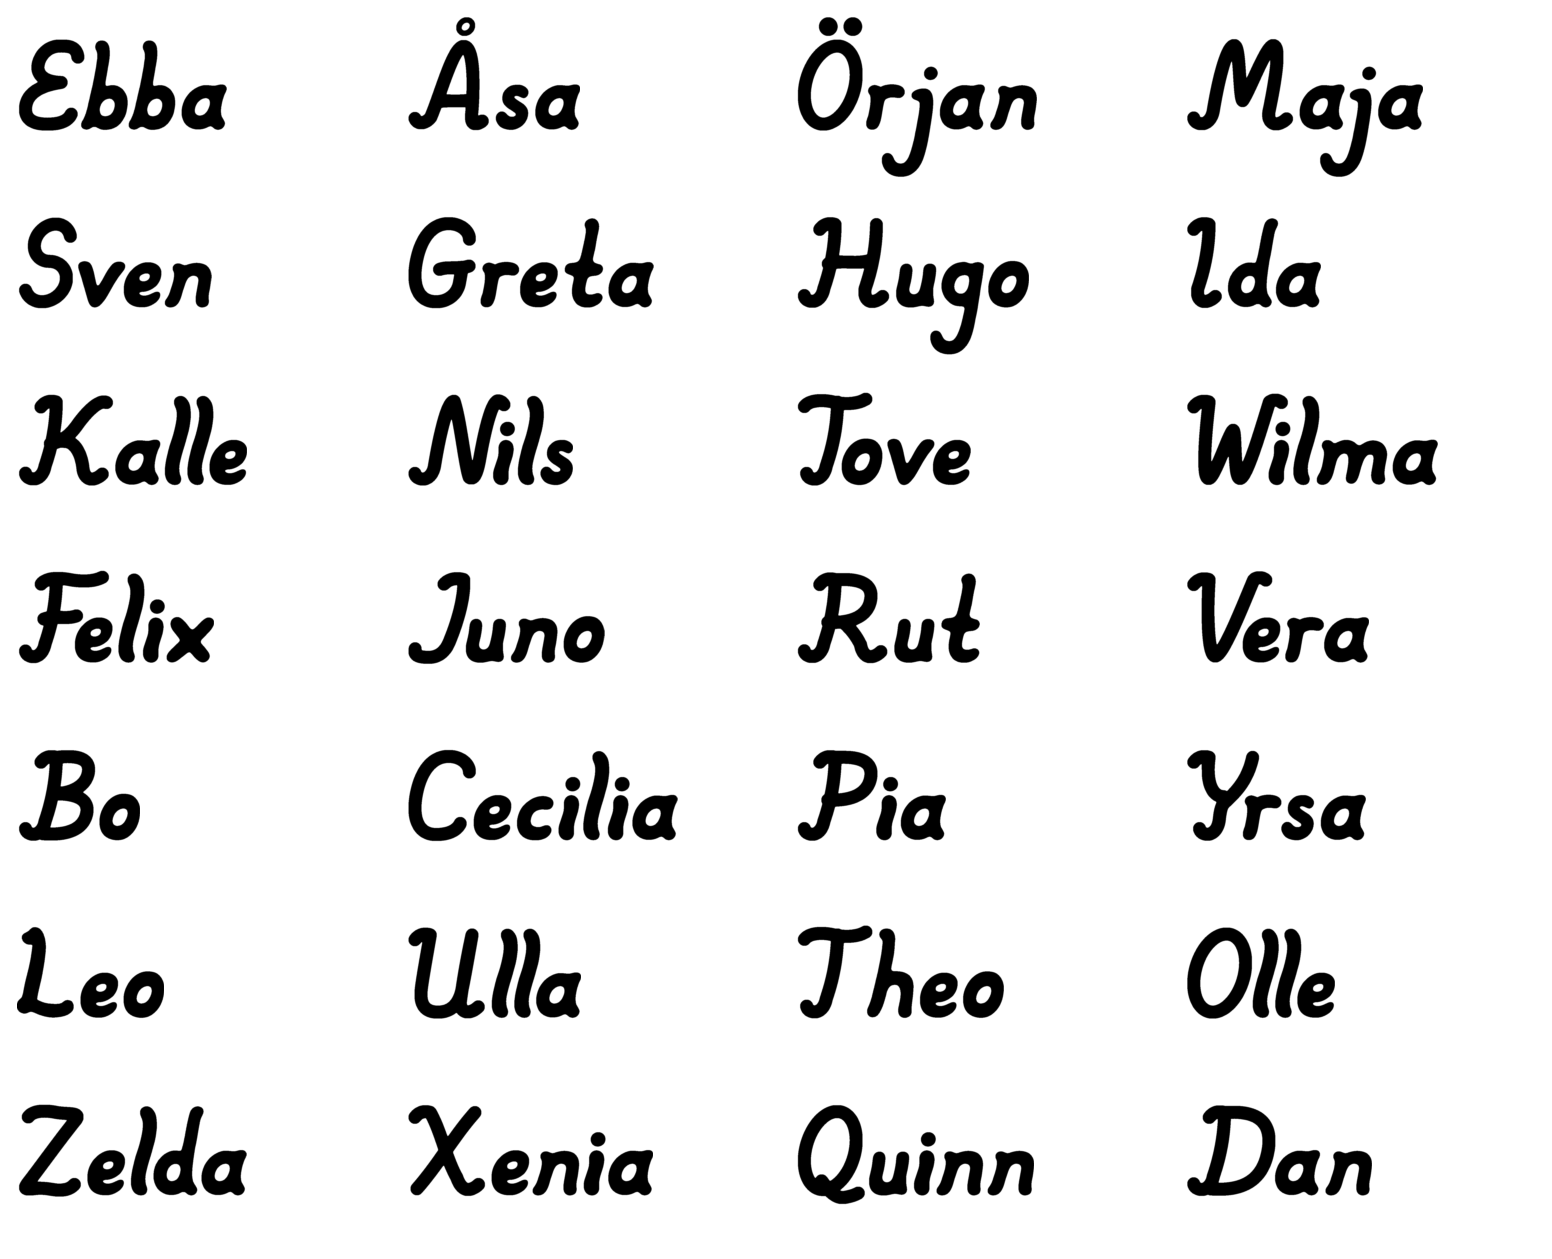

The Python source for this figure:
"""Sätter ihop namn med versal + gemener för att se hur typsnittet fungerar i ord.

Mellanrummet räknas optiskt: varje bokstav flyttas så att det minsta avståndet
till föregående bokstav (rad för rad) blir MELLAN.

    python3 namn.py <mapp med gemenerna (slutlig)> namn.png
"""
import sys
import numpy as np
from PIL import Image, ImageDraw
import matplotlib
matplotlib.use("Agg")
import matplotlib.pyplot as plt

from versaler import bygg_alla, gemen_polygoner, GEMENER, DIAKRIT, PRICK_Y, PRICK_DX, PRICK_R, K, RUT

YMIN, YMAX = -2.6, 5.6
H = int(round((YMAX - YMIN) / RUT))
MELLAN = 0.32
NAMN = ["Ebba", "Åsa", "Örjan", "Maja", "Sven", "Greta", "Hugo", "Ida", "Kalle", "Nils",
        "Tove", "Wilma", "Felix", "Juno", "Rut", "Vera", "Bo", "Cecilia", "Pia", "Yrsa",
        "Leo", "Ulla", "Theo", "Olle", "Zelda", "Xenia", "Quinn", "Dan"]


def tom(bredd):
    return np.zeros((H, int(np.ceil(bredd / RUT)) + 1), bool)


def versal(ut, n, mapp):
    if n == "L":
        return gemen("L", mapp)
    m, x0, y0 = ut[n]
    lager = [(m, x0, y0)] + ([ut[n + "-ring"]] if n + "-ring" in ut else [])
    xmin = min(l[1] for l in lager)
    xmax = max(l[1] + l[0].shape[1] * RUT for l in lager)
    if n in ("Ä", "Ö"):
        cx = DIAKRIT[n][2]
        xmax = max(xmax, cx + PRICK_DX + K * PRICK_Y + PRICK_R)
    g = tom(xmax - xmin)
    for mm, xx, yy in lager:
        r0 = int(round((yy - YMIN) / RUT)); c0 = int(round((xx - xmin) / RUT))
        g[r0:r0 + mm.shape[0], c0:c0 + mm.shape[1]] |= mm
    if n in ("Ä", "Ö"):
        yy, xx = np.mgrid[0:H, 0:g.shape[1]]
        X, Y = xx * RUT + xmin, yy * RUT + YMIN
        cx = DIAKRIT[n][2]
        for sx in (-PRICK_DX, PRICK_DX):
            g |= (X - (cx + sx + K * PRICK_Y)) ** 2 + (Y - PRICK_Y) ** 2 <= PRICK_R ** 2
    return g


def gemen(fil, mapp):
    polys, bredd = gemen_polygoner(mapp, fil)
    xmin = min(r[:, 0].min() for p in polys for r in p)
    xmax = max(r[:, 0].max() for p in polys for r in p)
    g = tom(xmax - xmin)
    bild = Image.new("1", (g.shape[1], H), 0)
    d = ImageDraw.Draw(bild)
    pix = lambda r: [((x - xmin) / RUT, (y - YMIN) / RUT) for x, y in r]
    for p in polys:
        d.polygon(pix(p[0]), fill=1)
        for hal in p[1:]:
            d.polygon(pix(hal), fill=0)
    return np.array(bild, bool)


def satt_ihop(glyfer):
    rad = glyfer[0]
    for g in glyfer[1:]:
        hoger = np.where(rad.any(1), rad.shape[1] - 1 - np.argmax(rad[:, ::-1], 1), -10 ** 6)
        vanster = np.where(g.any(1), np.argmax(g, 1), 10 ** 6)
        gap = int(MELLAN / RUT)
        # förskjutning så att minsta avståndet blir gap
        skift = int(np.max(hoger - vanster)) + gap + 1
        ny = np.zeros((H, max(rad.shape[1], skift + g.shape[1])), bool)
        ny[:, :rad.shape[1]] |= rad
        ny[:, skift:skift + g.shape[1]] |= g
        rad = ny
    return rad


def main():
    mapp, ut_fil = sys.argv[1:3]
    ut = bygg_alla()
    cache = {}
    def glyf(c):
        if c not in cache:
            cache[c] = versal(ut, c, mapp) if c.isupper() else gemen(GEMENER[c], mapp)
        return cache[c]
    ord_ = [satt_ihop([glyf(c) for c in n]) for n in NAMN]
    kol = 4
    rader = (len(ord_) + kol - 1) // kol
    fig, axs = plt.subplots(rader, kol, figsize=(5 * kol, 2.3 * rader), dpi=100)
    for ax, o, n in zip(axs.ravel(), ord_, NAMN):
        ax.imshow(np.ma.masked_where(~o, o), cmap="Greys", vmin=0, vmax=1, origin="lower",
                  extent=(0, o.shape[1] * RUT, YMIN, YMAX), interpolation="bilinear")
        ax.set_xlim(-0.3, 16); ax.set_ylim(-2.4, 5.4); ax.set_aspect("equal"); ax.axis("off")
    for ax in axs.ravel()[len(ord_):]:
        ax.axis("off")
    plt.subplots_adjust(wspace=0.02, hspace=0.02)
    plt.savefig(ut_fil, bbox_inches="tight", facecolor="white")


if __name__ == "__main__":
    main()
